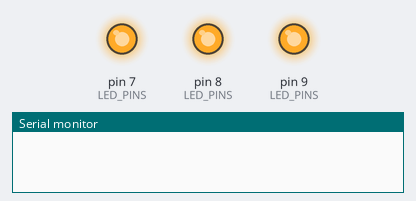
The sketch below on a simulated Arduino Uno, built with avr-gcc and run on an emulated ATmega328P. On the bench: output pins drawn as LEDs (lit = HIGH), the last lines printed to the serial monitor. Random numbers use the default seed unless the sketch sets one.

Above: at 0.06 s.
At 11.04 s:
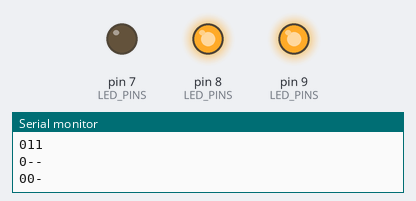
At 19.6 s:
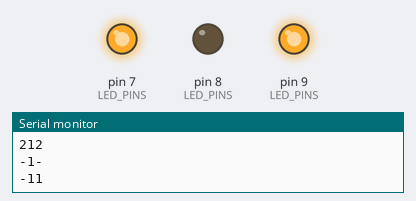
At 39.84 s:
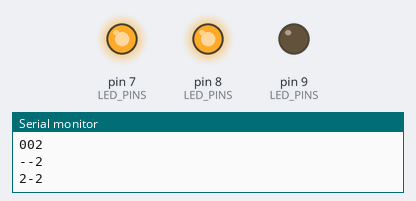
Timing chart, 0 to 40.0 s (numbered marks = the images above):
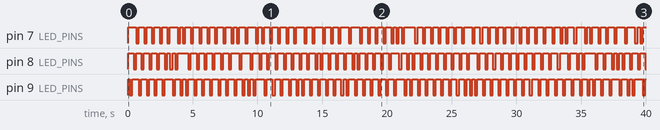

The sketch:

RTOS12_Dinning.ino
```cpp
#include <Arduino_FreeRTOS.h> // tested on Uno
#include <task.h>
#include <semphr.h>

#define LED_ON     LOW
#define LED_OFF    HIGH
#define NUM_LEDS   (3)

const byte LED_PINS[] = {7,8,9};

TaskHandle_t       taskHandles[ NUM_LEDS ];
SemaphoreHandle_t  mutexes[ NUM_LEDS ];
SemaphoreHandle_t  sem;

char acquired[ NUM_LEDS ]; // chopsticks// task function prototypes
void task( void *pvParameters );
void monitor( void *pvParameters );

void setup() {
  Serial.begin( 9600 );
  Serial.println( "\n\n\n\n" );
  randomSeed( analogRead(0) );
  sem = xSemaphoreCreateBinary(); // used for the monitor task
  for ( int id = 0; id < NUM_LEDS; id++ ) {
    mutexes[id] = xSemaphoreCreateMutex();
    acquired[id] = '-'; // free
  }

  int priority = (tskIDLE_PRIORITY + 1);
  char name[4];
  for ( int id = 0; id < NUM_LEDS; id++ ) {
    sprintf( name, "T%d", id );
    xTaskCreate( // create a task (philosopher)
      task, (const char *)name, 80,
      (void *)id, priority, &taskHandles[id]
    );
  }
  xTaskCreate( monitor, "Monitor", 80,
               NULL, priority + 1, NULL );
}

void loop() {}

void monitor( void *pvParameters ) { // monitor function
  char sbuf[ NUM_LEDS + 1 ];
  memset( sbuf, '-', NUM_LEDS );
  sbuf[ NUM_LEDS ] = '\0';
  boolean flag = false;
  while (1) {
    if (flag || xSemaphoreTake( sem,800) == pdTRUE) {
      flag = false;
      for (int i = 0; i < NUM_LEDS; i++) {
        sbuf[i] = acquired[i];
      }
      Serial.println( sbuf );
      Serial.flush();
    } else {
      flag = true;
    }
  }
}

void task( void *pvParameters ) { // task function
  byte id = (int)pvParameters;
  byte ledPin = LED_PINS[id];
  byte l = id, r = (id + 1) % NUM_LEDS;
  pinMode( ledPin, OUTPUT );
  digitalWrite( ledPin, LED_OFF );

  while (1) {
    // thinking
    vTaskDelay( pdMS_TO_TICKS( random(100, 500) ) );
    if (xSemaphoreTake(mutexes[l], portMAX_DELAY) == pdTRUE) {
      // acquired the left chopstick
      acquired[l] = '0' + id;
      xSemaphoreGive( sem );          // attempting to acquire the right chopstick
      if (xSemaphoreTake(mutexes[r], portMAX_DELAY) == pdTRUE) {
        // acquired the right chopstick
        acquired[r] = '0' + id;
        xSemaphoreGive( sem );                      // eating (turn on LED)
        digitalWrite( ledPin, LED_ON );
        vTaskDelay( pdMS_TO_TICKS( 200 ) );
        digitalWrite( ledPin, LED_OFF );           // release the right chopstick
        xSemaphoreGive( mutexes[r] );
        acquired[r] = '-';
        xSemaphoreGive( sem );

      }         // release the left chopstick
      xSemaphoreGive( mutexes[l] );
      acquired[l] = '-';
      xSemaphoreGive( sem );
    }
  }
}
```

Measured:
- by itself, pin 7 (LED_PINS): LOW → HIGH at 0.00 s, → LOW 0.64 s later, → HIGH 0.20 s later, → LOW 0.40 s later, … (127 changes in this stretch)
- by itself, pin 8 (LED_PINS): LOW → HIGH at 0.00 s, → LOW 0.44 s later, → HIGH 0.20 s later, → LOW 0.40 s later, … (130 changes in this stretch)
- by itself, pin 9 (LED_PINS): LOW → HIGH at 0.00 s, → LOW 0.12 s later, → HIGH 0.20 s later, → LOW 0.52 s later, … (135 changes in this stretch)
